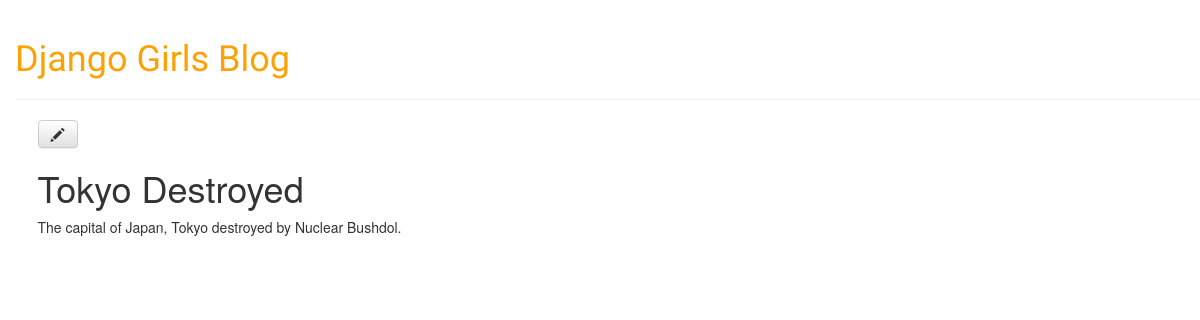
/post/1/, run on an earlier commit of the app's database.
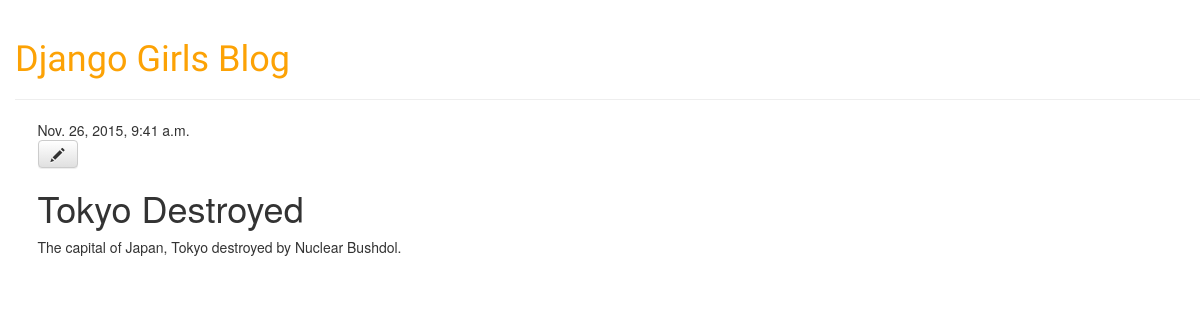
And on a later commit of the database.
### blog/models.py (models this page shows, shortened)
class Post(models.Model):
	author = models.ForeignKey('auth.User')
	title = models.CharField(max_length = 200)
	text = models.TextField()
	created_date = models.DateTimeField(
		default=timezone.now)
	published_date = models.DateTimeField(
		blank=True, null=True)

### blog/views.py (the view)
# urls.py: url(r'^post/(?P<pk>[0-9]+)/$', views.post_detail, name='post_detail'),
def post_detail(request, pk):
    post = get_object_or_404(Post, pk=pk)
    return render(request, 'blog/post_detail.html', {'post': post})

### blog/templates/blog/post_detail.html
{% extends 'blog/base.html' %}
{% block content %}
    <div class="post">
        {% if post.published_date %}
            <div class="date">
                {{ post.published_date }}
            </div>
        {% endif %}
        <a class="btn btn-default" href="{% url 'post_edit' pk=post.pk %}"><span class="glyphicon glyphicon-pencil"></span></a>
        <h1>{{ post.title }}</h1>
        <p>{{ post.text|linebreaks }}</p>
    </div>
{% endblock %}

What changed in the data, as far as the page shows it:
changed Post "Tokyo Destroyed": published_date (not shown) → "Nov. 26, 2015, 9:41 a.m."
